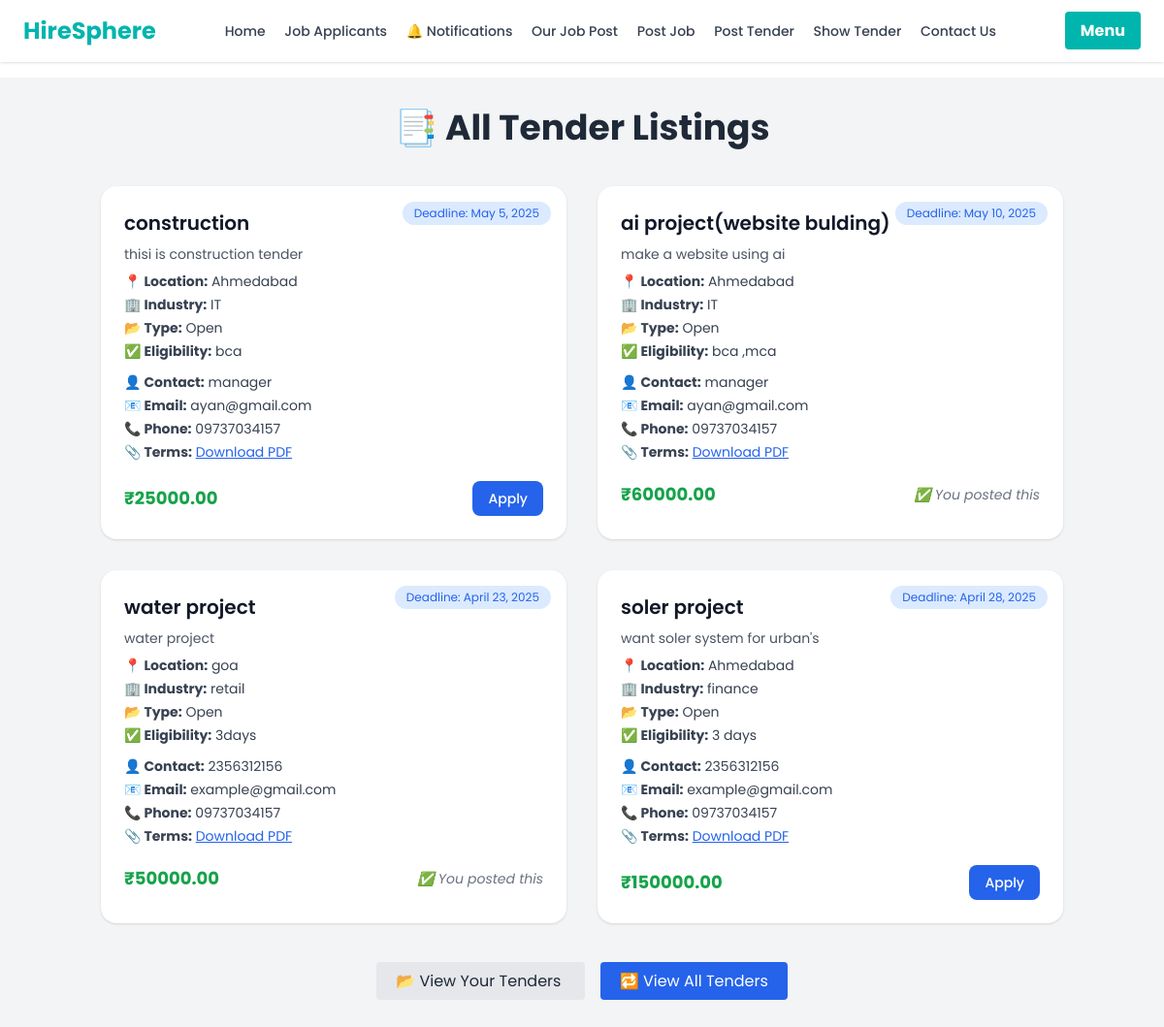
The app's page /tender_list (signed in) with its own data.
### website/models.py (models this page shows, shortened)
class tender(models.Model):
    TENDER_TYPES = [
        ('Open', 'Open Tender'),
        ('Limited', 'Limited Tender'),
        ('Single', 'Single Tender'),
    ]
    title = models.CharField(max_length=255)
    description = models.TextField()
    budget = models.DecimalField(max_digits=10, decimal_places=2)
    deadline = models.DateField()
    location = models.CharField(max_length=255,blank=True, null=True)
    industry_type = models.CharField(max_length=100,blank=True, null=True)
    eligibility = models.TextField(blank=True, null=True)
    contact_person = models.CharField(max_length=100,blank=True, null=True)
    contact_email = models.EmailField(blank=True, null=True)
    contact_phone = models.CharField(max_length=15,blank=True, null=True)
    tender_type = models.CharField(max_length=20, choices=TENDER_TYPES, default='Open')
    terms_file = models.FileField(upload_to='tender_terms/', blank=True, null=True)
    created_at = models.DateTimeField(auto_now_add=True)
    company = models.ForeignKey('c_register', on_delete=models.CASCADE)

### website/views.py (the view)
# urls.py: path('tender_list', tender_list, name='tender_list'),
def tender_list(request):
    company_email = request.session.get('cp_email')
    your_tenders = request.GET.get("your") == "true"
    loggedin_company = request.session.get('loggedin_company')
    if your_tenders and company_email:
        company = c_register.objects.get(cp_email=company_email)
        tenders = tender.objects.filter(company=company).order_by('-created_at')
    else:
        tenders = tender.objects.all().order_by('-created_at')
    return render(request, 'tender_list.html', {
        'tenders': tenders,
        'your_tenders': your_tenders,
        'loggedin_company': loggedin_company,
    })

### website/templates/tender_list.html (shortened to what this page needs)
{% extends 'nav.html' %}
{% load static %}
{% block content %}
<html>
  <head>
    <script src="https://cdn.tailwindcss.com"></script>
    <link rel="stylesheet" href="https://cdnjs.cloudflare.com/ajax/libs/font-awesome/5.15.3/css/all.min.css">
  </head>
  <body>
    <div class="bg-gray-100 min-h-screen pt-8 pb-20">
      <div class="container mx-auto px-4">
        <h1 class="text-4xl font-bold text-center text-gray-800 mb-10">📑 All Tender Listings</h1>
        {% if tenders %}
          <div class="grid grid-cols-1 md:grid-cols-2 gap-8">
            {% for t in tenders %}
              <div class="bg-white rounded-2xl shadow hover:shadow-lg transition p-6 relative">
                <div class="absolute top-4 right-4 text-xs bg-blue-100 text-blue-600 px-3 py-1 rounded-full">
                  Deadline: {{ t.deadline }}
                </div>
                <h2 class="text-xl font-semibold text-gray-900 mb-2">{{ t.title }}</h2>
                <p class="text-gray-600 text-sm mb-2">{{ t.description|truncatechars:180 }}</p>
                <div class="text-sm text-gray-700 space-y-1 mt-2">
                  <p><strong>📍 Location:</strong> {{ t.location }}</p>
                  <p><strong>🏢 Industry:</strong> {{ t.industry_type }}</p>
                  <p><strong>📂 Type:</strong> {{ t.tender_type }}</p>
                  {% if t.eligibility %}
                    <p><strong>✅ Eligibility:</strong> {{ t.eligibility }}</p>
                  {% endif %}
                </div>
                <div class="mt-3 text-sm text-gray-700 space-y-1">
                  <p><strong>👤 Contact:</strong> {{ t.contact_person }}</p>
                  <p><strong>📧 Email:</strong> {{ t.contact_email }}</p>
                  <p><strong>📞 Phone:</strong> {{ t.contact_phone }}</p>
                  {% if t.terms_file %}
                    <p><strong>📎 Terms:</strong> <a href="{{ t.terms_file.url }}" class="text-blue-600 underline" target="_blank">Download PDF</a></p>
                  {% endif %}
                </div>
                <div class="flex items-center justify-between mt-5">
                  <span class="text-green-600 font-bold text-lg">₹{{ t.budget }}</span>
                  {% if request.session.cp_email %}
                    {% if t.company.cp_email == request.session.cp_email %}
                      <span class="text-sm text-gray-500 italic">✅ You posted this</span>
                    {% else %}
                      <a href="{% url 'apply_tender' t.id %}" class="bg-blue-600 text-white px-4 py-2 rounded-lg hover:bg-blue-700 text-sm font-medium">Apply</a>
                    {% endif %}
                  {% else %}
                    <a href="{% url 'login' %}" class="bg-blue-600 text-white px-4 py-2 rounded-lg hover:bg-blue-700 text-sm font-medium">Login to Apply</a>
                  {% endif %}
                </div>
              </div>
            {% endfor %}
          </div>
        {% else %}
          <div class="text-center mt-24">
            <img src="https://cdn-icons-png.flaticon.com/512/2748/2748558.png" class="mx-auto w-28">
            <p class="text-2xl font-semibold mt-6 text-gray-700">No tenders available right now.</p>
            <p class="text-gray-500 mt-2">Check back again soon for new opportunities!</p>
          </div>
        {% endif %}
        <div class="text-center mt-12 space-x-4">
          <a href="{% url 'tender_list' %}?your=true"
            class="px-5 py-2 rounded transition
            {% if your_tenders %}bg-blue-600 text-white{% else %}bg-gray-200 text-gray-800 hover:bg-gray-300{% endif %}">
            📂 View Your Tenders
          </a>
          <a href="{% url 'tender_list' %}"
            class="px-5 py-2 rounded transition
            {% if not your_tenders %}bg-blue-600 text-white{% else %}bg-gray-200 text-gray-800 hover:bg-gray-300{% endif %}">
            🔁 View All Tenders
          </a>
        </div>
      </div>
    </div>
  </body>
</html>
{% endblock %}

### website/templates/nav.html (style rules this page uses)
body { font-family: 'Poppins', sans-serif; }

### records on screen
tender: deadline "May 5, 2025", title "construction", description "thisi is construction tender", location "Ahmedabad", industry_type "IT", tender_type "Open", eligibility "bca", contact_person "manager", contact_email "ayan@gmail.com", contact_phone "09737034157", budget "25000.00", shows "Apply"
tender: deadline "May 10, 2025", title "ai project(website bulding)", description "make a website using ai", location "Ahmedabad", industry_type "IT", tender_type "Open", eligibility "bca ,mca", contact_person "manager", contact_email "ayan@gmail.com", contact_phone "09737034157", budget "60000.00", shows "✅ You posted this"
tender: deadline "April 23, 2025", title "water project", description "water project", location "goa", industry_type "retail", tender_type "Open", eligibility "3days", contact_person "2356312156", contact_email "example@gmail.com", contact_phone "09737034157", budget "50000.00", shows "✅ You posted this"
tender: deadline "April 28, 2025", title "soler project", description "want soler system for urban's", location "Ahmedabad", industry_type "finance", tender_type "Open", eligibility "3 days", contact_person "2356312156", contact_email "example@gmail.com", contact_phone "09737034157", budget "150000.00", shows "Apply"
